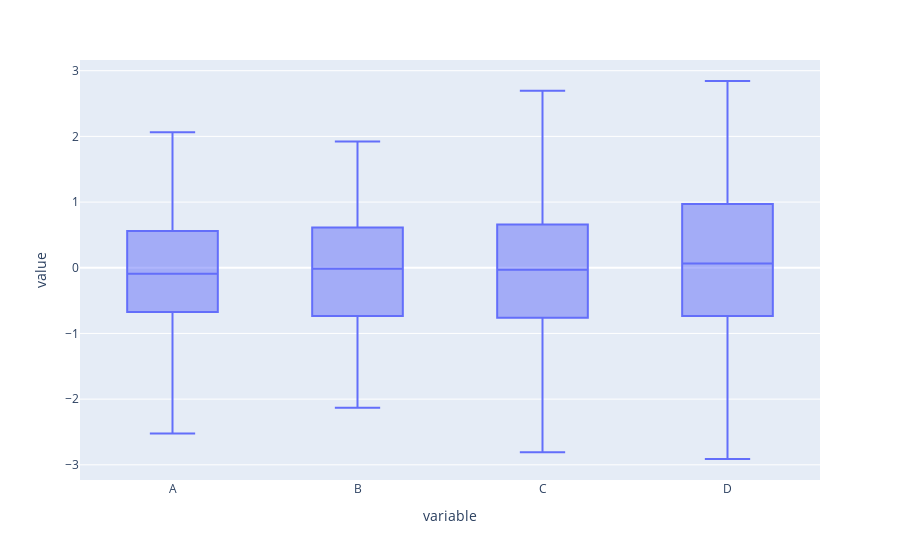

The cell this chart's notebook holds for it:
### Markdown cell above
## **box**

### Code cell
fig = px.box(df)
fig.show()

### Figure 1 — Plotly figure (JSON) as saved in the notebook; plotly's stock layout.template omitted (floating-point values rounded to 4 significant figures; data arrays with more than 128 entries replaced by an {"elided": "..."} marker saying what was removed)
{"data": [{"alignmentgroup": "True", "hovertemplate": "variable=%{x}<br>value=%{y}<extra></extra>", "legendgroup": "", "marker": {"color": "#636efa"}, "name": "", "notched": false, "offsetgroup": "", "orientation": "v", "showlegend": false, "type": "box", "x": {"elided": "400 str values"}, "x0": " ", "xaxis": "x", "y": {"elided": "400 float values"}, "y0": " ", "yaxis": "y"}], "layout": {"boxmode": "group", "legend": {"tracegroupgap": 0}, "margin": {"t": 60}, "xaxis": {"anchor": "y", "domain": [0, 1], "title": {"text": "variable"}}, "yaxis": {"anchor": "x", "domain": [0, 1], "title": {"text": "value"}}}}
